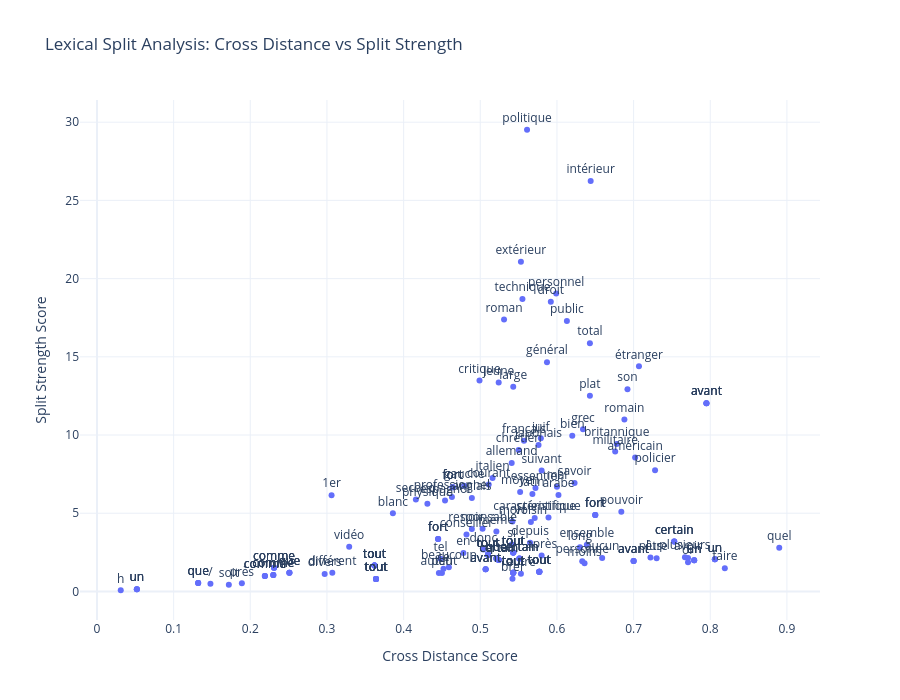

This figure's notebook cell:
### Code cell
import pandas as pd
import plotly.express as px


# Convert to DataFrame
df = pd.DataFrame(results)

# Create a readable string for the hover info
df['poses_str'] = df['poses_compared'].apply(lambda x: f"{x[0]} vs {x[1]}")
df['ratios_str'] = df['ratios'].apply(lambda x: ", ".join([f"{k}: {v}" for k, v in x.items()]))
df['densities_str'] = df['local_densities'].apply(lambda x: ", ".join([f"{k}: {v}" for k, v in x.items()]))

# Create the plot
fig = px.scatter(
    df, 
    x="cross_dist", 
    y="split_strength",
    text="lemma",  # This annotates the points
    hover_name="lemma",
    hover_data={
        "cross_dist": True,
        "split_strength": True,
        "poses_str": True,
        "ratios_str": True,
        "densities_str": True,
        "lemma": False # Hide it from the list since it's the title
    },
    labels={
        "cross_dist": "Cross Distance Score",
        "split_strength": "Split Strength Score",
        "poses_str": "POS Compared",
        "ratios_str": "Ratios",
        "densities_str": "Local Densities"
    },
    title="Lexical Split Analysis: Cross Distance vs Split Strength"
)

# Improve text positioning and appearance
fig.update_traces(textposition='top center')
fig.update_layout(
    height=700,
    template="plotly_white",
    hoverlabel=dict(bgcolor="white", font_size=12)
)

fig.show()

### Figure 1 — Plotly figure (JSON) as saved in the notebook; plotly's stock layout.template omitted (floating-point values rounded to 4 significant figures; data arrays with more than 128 entries replaced by an {"elided": "..."} marker saying what was removed)
{"data": [{"customdata": {"elided": "175x4 str values"}, "hovertemplate": "<b>%{hovertext}</b><br><br>Cross Distance Score=%{x}<br>Split Strength Score=%{y}<br>POS Compared=%{customdata[0]}<br>Ratios=%{customdata[1]}<br>Local Densities=%{customdata[2]}<extra></extra>", "hovertext": {"elided": "175 str values"}, "legendgroup": "", "marker": {"color": "#636efa", "symbol": "circle"}, "mode": "markers+text", "name": "", "orientation": "v", "showlegend": false, "text": {"elided": "175 str values"}, "textposition": "top center", "type": "scatter", "x": {"elided": "175 float values"}, "xaxis": "x", "y": {"elided": "175 float values"}, "yaxis": "y"}], "layout": {"height": 700, "hoverlabel": {"bgcolor": "white", "font": {"size": 12}}, "legend": {"tracegroupgap": 0}, "title": {"text": "Lexical Split Analysis: Cross Distance vs Split Strength"}, "xaxis": {"anchor": "y", "domain": [0, 1], "title": {"text": "Cross Distance Score"}}, "yaxis": {"anchor": "x", "domain": [0, 1], "title": {"text": "Split Strength Score"}}}}
